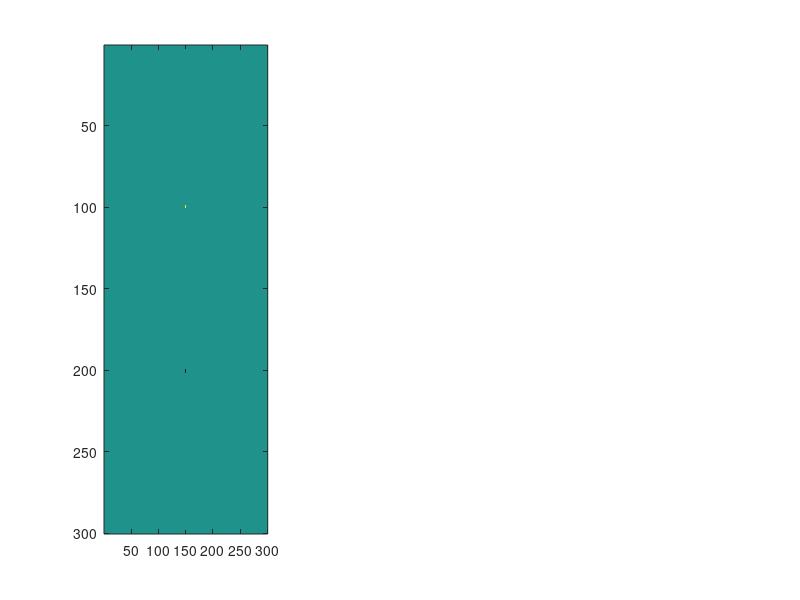

Recreate this plot in MATLAB. (Note: this script raises an error after producing the figure.)
% 2D FDTD Simulation for TMz Polarization with Final Field Plots and GIF Export

%%
% Clear workspace and close figures
clear; close all;

% Simulation parameters
Nx = 300;           % Number of cells in x-direction
Ny = 300;           % Number of cells in y-direction
dx = 3e-3;          % Spatial step in x (meters)
dy = 3e-3;          % Spatial step in y (meters)
% dt = dx/(3e8*sqrt(2)); % Time step (Courant condition)

Nt = 1000;           % Number of time steps
c0 = 3e8;           % Speed of light in vacuum
mu0 = pi*4e-7;      % Permeability of free space
eps0 = 8.85e-12;    % Permittivity of free space

dt = 1/(c0*sqrt(1/dx^2 + 1/dy^2)) * 0.99; % 99% of stability limit

% User-defined parameters
% 1. Refractive index distribution (Nx x Ny matrix)
n = ones(Nx, Ny);   % Initialize to vacuum
% Example: Add a circular obstacle
% [X, Y] = meshgrid(1:Nx, 1:Ny);
% n(sqrt((X-150).^2 + (Y-150).^2) < 50) = 2;

% 2. Source parameters
f = 10e9;           % Source frequency (Hz)
lambda = c0/f;      % Wavelength
omega = 2*pi*f;     % Angular frequency

% Create vertical line source (~3 wavelengths long)
source_length = round(10*lambda/dx); % Number of cells for 3 wavelengths
sources = struct('i', {}, 'j', {}, 'A', {}, 'phi', {});
center_x = round(Nx/2);
start_y = round(Ny/2 - source_length/2);
end_y = round(Ny/2 + source_length/2);

for j = start_y:end_y
    sources(end+1).i = center_x;
    sources(end).j = j;
    sources(end).A = 1;
    sources(end).phi = 0;
end

% Precompute material matrices
epsilon_r = n.^2;

% Create staggered grid permittivities
epsilon_Ex = zeros(Nx, Ny+1);
epsilon_Ey = zeros(Nx+1, Ny);

for i = 1:Nx
    for j = 1:Ny+1
        if j == 1
            epsilon_Ex(i,j) = epsilon_r(i,j);
        elseif j == Ny+1
            epsilon_Ex(i,j) = epsilon_r(i,Ny);
        else
            epsilon_Ex(i,j) = (epsilon_r(i,j) + epsilon_r(i,j-1))/2;
        end
    end
end

for i = 1:Nx+1
    for j = 1:Ny
        if i == 1
            epsilon_Ey(i,j) = epsilon_r(i,j);
        elseif i == Nx+1
            epsilon_Ey(i,j) = epsilon_r(Nx,j);
        else
            epsilon_Ey(i,j) = (epsilon_r(i,j) + epsilon_r(i-1,j))/2;
        end
    end
end

% Initialize field matrices
Ex = zeros(Nx, Ny+1);
Ey = zeros(Nx+1, Ny);
Hz = zeros(Nx, Ny);

% Precompute update coefficients
CEx = dt./(epsilon_Ex * dy);
CEy = -dt./(epsilon_Ey * dx);
CHz_x = dt/(mu0 * dx);
CHz_y = -dt/(mu0 * dy);

% First pass to determine maximum field values and final states
max_Ex = 1e-9;
max_Ey = 1e-9;
max_Hz = 1e-9;
final_fields = struct();

disp('Calculating field maxima and final states...');
tic;
for n = 1:Nt
    % Field updates

    % Vectorized Field Updates

    % Update Hz field (all rows/columns)
    % Calculate spatial derivatives using matrix operations
    dEy_dx = Ey(2:Nx+1, :) - Ey(1:Nx, :);    % Forward difference in x
    dEx_dy = Ex(:, 2:Ny+1) - Ex(:, 1:Ny);    % Forward difference in y
    Hz = Hz + CHz_x * dEy_dx + CHz_y * dEx_dy;
    
    % Update Ex field (all rows, columns 2:end)
    Hz_diff_x = Hz(:, 2:Ny) - Hz(:, 1:Ny-1);
    Ex(:, 2:Ny) = Ex(:, 2:Ny) + CEx(:, 2:Ny) .* Hz_diff_x;
    
    % Update Ey field (rows 2:end, all columns)
    Hz_diff_y = Hz(2:Nx, :) - Hz(1:Nx-1, :);
    Ey(2:Nx, :) = Ey(2:Nx, :) + CEy(2:Nx, :) .* Hz_diff_y;
    
    
    % Apply sources
    for s = 1:length(sources)
        i = sources(s).i;
        j = sources(s).j;
        A = sources(s).A;
        phi = sources(s).phi;
        Hz(i,j) = Hz(i,j) + A * sin(omega*(n + 0.5)*dt + phi);
    end
    
    % Calculate field magnitudes for visualization
    Ex_plot = (Ex(:,1:end-1) + Ex(:,2:end))/2;
    Ey_plot = (Ey(1:end-1,:) + Ey(2:end,:))/2;
    Hz_plot = Hz;
    
    % Update maxima
    max_Ex = max(max_Ex, max(abs(Ex_plot(:))));
    max_Ey = max(max_Ey, max(abs(Ey_plot(:))));
    max_Hz = max(max_Hz, max(abs(Hz_plot(:))));
    
    % Store final fields
    if n == Nt
        final_fields.Ex = Ex_plot;
        final_fields.Ey = Ey_plot;
        final_fields.Hz = Hz_plot;
    end
end
toc;

% Plot final field distributions
fig_final = figure('Position', [100 100 1200 400]);
subplot(1,3,1);
imagesc(final_fields.Ex');
clim([-max_Ex max_Ex]);
title('Final E_x Field');
axis equal tight off;
colorbar;

subplot(1,3,2);
imagesc(final_fields.Ey');
clim([-max_Ey max_Ey]);
title('Final E_y Field');
axis equal tight off;
colorbar;

subplot(1,3,3);
imagesc(final_fields.Hz');
clim([-max_Hz max_Hz]);
title('Final H_z Field');
axis equal tight off;
colorbar;

colormap(jet);
sgtitle('Final Field Distributions');
drawnow;

%%
% Second pass for GIF generation
Ex = zeros(Nx, Ny+1);
Ey = zeros(Nx+1, Ny);
Hz = zeros(Nx, Ny);

fig_gif = figure('Position', [100 100 2000 600]);
filename = 'fdtd_3components.gif';

disp('Generating animation...');
tic;
for n = 1:Nt
    % Field updates

    % Vectorized Field Updates

    % Update Hz field (all rows/columns)
    % Calculate spatial derivatives using matrix operations
    dEy_dx = Ey(2:Nx+1, :) - Ey(1:Nx, :);    % Forward difference in x
    dEx_dy = Ex(:, 2:Ny+1) - Ex(:, 1:Ny);    % Forward difference in y
    Hz = Hz + CHz_x * dEy_dx + CHz_y * dEx_dy;

    % Update Ex field (all rows, columns 2:end)
    Hz_diff_x = Hz(:, 2:Ny) - Hz(:, 1:Ny-1);
    Ex(:, 2:Ny) = Ex(:, 2:Ny) + CEx(:, 2:Ny) .* Hz_diff_x;
    
    % Update Ey field (rows 2:end, all columns)
    Hz_diff_y = Hz(2:Nx, :) - Hz(1:Nx-1, :);
    Ey(2:Nx, :) = Ey(2:Nx, :) + CEy(2:Nx, :) .* Hz_diff_y;
    
    
    % Apply sources
    for s = 1:length(sources)
        i = sources(s).i;
        j = sources(s).j;
        A = sources(s).A;
        phi = sources(s).phi;
        Hz(i,j) = Hz(i,j) + A * sin(omega*(n + 0.5)*dt + phi);
    end
    
    % Calculate field magnitudes for visualization
    Ex_plot = (Ex(:,1:end-1) + Ex(:,2:end))/2;
    Ey_plot = (Ey(1:end-1,:) + Ey(2:end,:))/2;
    Hz_plot = Hz;
    
    % Plot all components
    figure(fig_gif);
    subplot(1,3,1);
    imagesc(Ex_plot');
    clim([-max_Ex max_Ex]);
    title(sprintf('E_x @ step %d/%d', n, Nt));
    axis equal tight off;
    
    subplot(1,3,2);
    imagesc(Ey_plot');
    clim([-max_Ey max_Ey]);
    title(sprintf('E_y @ step %d/%d', n, Nt));
    axis equal tight off;
    
    subplot(1,3,3);
    imagesc(Hz_plot');
    clim([-max_Hz max_Hz]);
    title(sprintf('H_z @ step %d/%d', n, Nt));
    axis equal tight off;
    
    colormap(jet);
    drawnow;
    
    % Export to GIF
    frame = getframe(fig_gif);
    im = frame2im(frame);
    [imind, cm] = rgb2ind(im, 256);
    if n == 1
        imwrite(imind, cm, filename, 'gif', 'Loopcount', inf, 'DelayTime', 0.1);
    else
        imwrite(imind, cm, filename, 'gif', 'WriteMode', 'append', 'DelayTime', 0.1);
    end
end
toc;
disp('Simulation complete!');